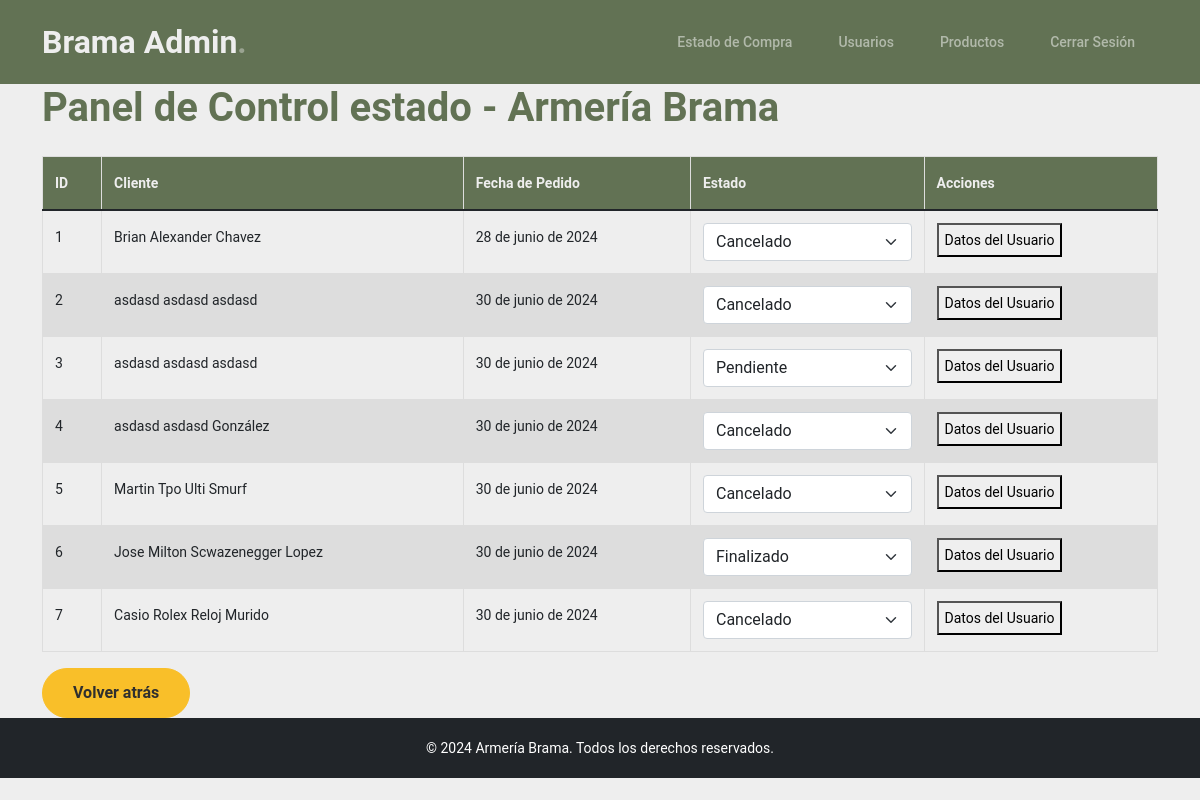
Before: /panelcontrolestadocompra/ with the older database file.
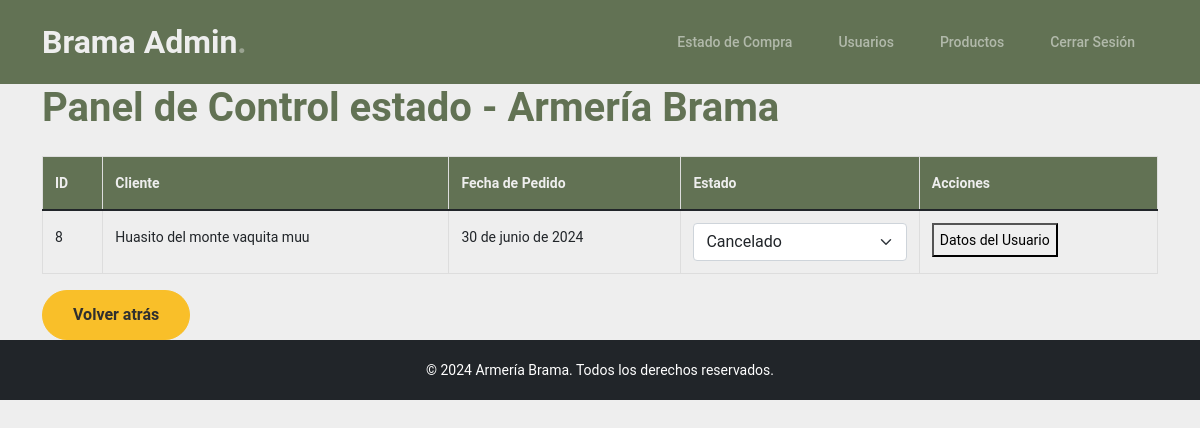
After: the same page with the newer database file.
### aplicacion/models.py (models this page shows, shortened)
class Pedido(models.Model):
    usuario = models.ForeignKey(Usuario, on_delete=models.PROTECT)
    id = models.AutoField(primary_key=True)
    nombre_cliente = models.CharField(max_length=100)
    direccion = models.CharField(max_length=200)
    correo = models.EmailField()
    celular = models.CharField(max_length=20)
    region = models.CharField(max_length=25, choices=REGIONES, default='CONCEPCION')
    fecha_pedido = models.DateField(auto_now_add=True)
    boleta = models.CharField(max_length=15, choices=[
        ('sin_boleta', 'Sin boleta'),
        ('con_boleta', 'Con boleta'),
    ])
    estado = models.CharField(max_length=20, choices=[
        ('cancelado', 'Cancelado'),
        ('en_proceso', 'En Proceso'),
        ('finalizado', 'Finalizado'),
    ], default='en_proceso')
    adicional = models.TextField(blank=True, null=True)  # Añadimos el campo adicional

### aplicacion/views.py (the view)
# urls.py: path('panelcontrolestadocompra/', panelcontrolestadocompra, name='panelcontrolestadocompra'),
def panelcontrolestadocompra (request):
    pedidos=Pedido.objects.all()
    datos={
        "pedidos":pedidos
    }
    return render(request, "aplicacion/panelcontrolestadocompra.html", datos)

### aplicacion/templates/aplicacion/panelcontrolestadocompra.html (shortened to what this page needs)
<!DOCTYPE html>
<html lang="es">
<head>
    <link rel="shortcut icon" href="{% load static %}{% static 'logo.png' %}">
    <link href="{% static 'aplicacion/css/bootstrap.min.css' %}" rel="stylesheet">
    <link rel="stylesheet" href="https://cdnjs.cloudflare.com/ajax/libs/font-awesome/6.0.0-beta3/css/all.min.css">
    <link href="{% static 'aplicacion/css/tiny-slider.css' %}" rel="stylesheet">
    <link href="{% static 'aplicacion/css/style.css' %}" rel="stylesheet">
</head>
<body>
    <nav class="custom-navbar navbar navbar-expand-md navbar-dark bg-dark" aria-label="Furni navigation bar">
        <div class="container">
            <a class="navbar-brand" href="{% url 'panelcontrol' %}">Brama Admin<span>.</span></a>
            <div class="collapse navbar-collapse" id="navbarsFurni">
                <ul class="custom-navbar-nav navbar-nav ms-auto mb-2 mb-md-0">
                    <li class="nav-item">
                        <a class="nav-link" href="{% url 'panelcontrolestadocompra' %}">Estado de Compra</a>
                    </li>
                    <li class="nav-item">
                        <a class="nav-link" href="{% url 'personas' %}">Usuarios</a>
                    </li>
                    <li class="nav-item">
                        <a class="nav-link" href="{% url 'productos' %}">Productos</a>
                    </li>
                    <li class="nav-item">
                        <a class="nav-link" href="{% url 'panelcerrarsesion' %}">Cerrar Sesión</a>
                    </li>
                </ul>
            </div>
        </div>
    </nav>
    <div class="container">
        <header class="header">
            <h1>Panel de Control estado - Armería Brama</h1>
        </header>
        <section class="mt-4">
            <div class="table-responsive">
                <table class="table table-hover">
                    <thead>
                        <tr>
                            <th>ID</th>
                            <th>Cliente</th>
                            <th>Fecha de Pedido</th>
                            <th>Estado</th>
                            <th>Acciones</th>
                        </tr>
                    </thead>
                    <tbody>
                        {% for p in pedidos %}
                        <tr>
                            <td>{{ p.id }}</td>
                            <td>{{ p.nombre_cliente }}</td>
                            <td>{{ p.fecha_pedido }}</td>
                            <td>
                                <select class="form-select" name="estado" onchange="actualizarEstado(this, {{ p.id }})">
                                    <option value="cancelado" {% if p.estado == 'cancelado' %}selected{% endif %}>Cancelado</option>
                                    <option value="pendiente" {% if p.estado == 'pendiente' %}selected{% endif %}>Pendiente</option>
                                    <option value="finalizado" {% if p.estado == 'finalizado' %}selected{% endif %}>Finalizado</option>
                                </select>
                            </td>
                            <td>
                                <button class="btn-detalle" id="myBtn{{ p.id }}">Datos del Usuario</button>
                            </td>
                        </tr>
                        {% endfor %}
                    </tbody>
                </table>
            </div>
            <div class="back-button">
                <a href="{% url 'panelcontrol' %}" class="btn btn-secondary">Volver atrás</a>
            </div>
        </section>
    </div>
    <footer class="footer text-center py-3 bg-dark text-white">
        © 2024 Armería Brama. Todos los derechos reservados.
    </footer>
    </body>
    </html>

Changed rows visible on the page:
removed Pedido: id "1", nombre_cliente "Brian Alexander Chavez", fecha_pedido "28 de junio de 2024", estado "Cancelado"
removed Pedido: id "2", nombre_cliente "asdasd asdasd asdasd", fecha_pedido "30 de junio de 2024", estado "Cancelado"
removed Pedido: id "3", nombre_cliente "asdasd asdasd asdasd", fecha_pedido "30 de junio de 2024", estado "Pendiente"
removed Pedido: id "4", nombre_cliente "asdasd asdasd González", fecha_pedido "30 de junio de 2024", estado "Cancelado"
removed Pedido: id "5", nombre_cliente "Martin Tpo Ulti Smurf", fecha_pedido "30 de junio de 2024", estado "Cancelado"
removed Pedido: id "6", nombre_cliente "Jose Milton Scwazenegger Lopez", fecha_pedido "30 de junio de 2024", estado "Finalizado"
removed Pedido: id "7", nombre_cliente "Casio Rolex Reloj Murido", fecha_pedido "30 de junio de 2024", estado "Cancelado"
added Pedido: id "8", nombre_cliente "Huasito del monte vaquita muu", fecha_pedido "30 de junio de 2024", estado "Cancelado"
